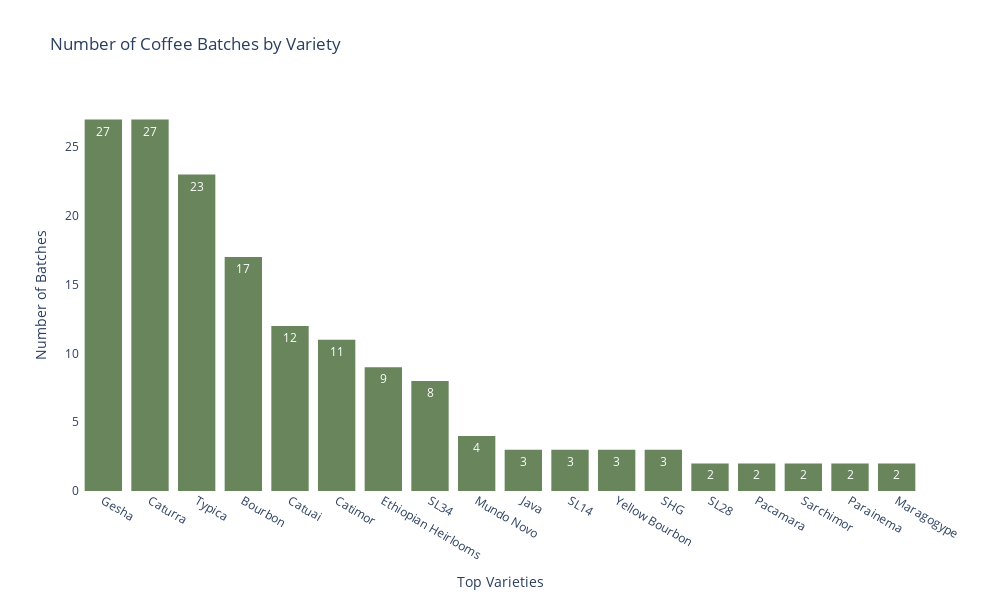

Notebook cell for this chart:
### Code cell
# Bar plot of top varieties
# Subset varieties that have at least two batches and known variety names
top_varieties = coffee['variety'].value_counts().reset_index().rename(columns={'variety':'number_of_variety'})

top_varieties = top_varieties[(top_varieties['number_of_variety'] >= 2) 
                              & (top_varieties['index'] != 'unknown')]['index']

# Plot batches by variety for top varieties
variety = px.histogram(coffee[coffee['variety'].isin(top_varieties)], x='variety', 
                       title='Number of Coffee Batches by Variety',
                       labels={'variety':'Top Varieties'}, 
                       width=1000, height=600, color_discrete_sequence=[px.colors.qualitative.Antique[6]],
                       text_auto=True)

variety.update_layout({
    'plot_bgcolor':'rgba(0, 0, 0, 0)',
    'paper_bgcolor':'rgba(0, 0, 0, 0)'
})

variety.update_layout(xaxis={'categoryorder':'total descending'})
variety.update_layout(yaxis_title='Number of Batches')

variety.show()

### Figure 1 — Plotly figure (JSON) as saved in the notebook; plotly's stock layout.template omitted (floating-point values rounded to 4 significant figures; data arrays with more than 128 entries replaced by an {"elided": "..."} marker saying what was removed)
{"data": [{"alignmentgroup": "True", "bingroup": "x", "hovertemplate": "Top Varieties=%{x}<br>count=%{y}<extra></extra>", "legendgroup": "", "marker": {"color": "rgb(104, 133, 92)", "pattern": {"shape": ""}}, "name": "", "offsetgroup": "", "orientation": "v", "showlegend": false, "texttemplate": "%{value}", "type": "histogram", "x": {"elided": "160 str values"}, "xaxis": "x", "yaxis": "y"}], "layout": {"barmode": "relative", "height": 600, "legend": {"tracegroupgap": 0}, "paper_bgcolor": "rgba(0, 0, 0, 0)", "plot_bgcolor": "rgba(0, 0, 0, 0)", "title": {"text": "Number of Coffee Batches by Variety"}, "width": 1000, "xaxis": {"anchor": "y", "categoryorder": "total descending", "domain": [0, 1], "title": {"text": "Top Varieties"}}, "yaxis": {"anchor": "x", "domain": [0, 1], "title": {"text": "Number of Batches"}}}}
